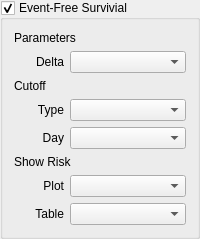
               <widget class="QGroupBox" name="groupBox_event_free_survival">
                <property name="title">
                 <string>Event-Free Survivial</string>
                </property>
                <property name="checkable">
                 <bool>true</bool>
                </property>
                <property name="checked">
                 <bool>true</bool>
                </property>
                <layout class="QVBoxLayout" name="verticalLayout_8">
                 <item>
                  <layout class="QVBoxLayout" name="verticalLayout_9">
                   <item>
                    <widget class="QLabel" name="label_29">
                     <property name="text">
                      <string>Parameters</string>
                     </property>
                    </widget>
                   </item>
                   <item>
                    <layout class="QHBoxLayout" name="horizontalLayout_3">
                     <item>
                      <widget class="QLabel" name="label_27">
                       <property name="minimumSize">
                        <size>
                         <width>50</width>
                         <height>0</height>
                        </size>
                       </property>
                       <property name="maximumSize">
                        <size>
                         <width>50</width>
                         <height>16777215</height>
                        </size>
                       </property>
                       <property name="text">
                        <string>Delta</string>
                       </property>
                       <property name="alignment">
                        <set>Qt::AlignRight|Qt::AlignTrailing|Qt::AlignVCenter</set>
                       </property>
                      </widget>
                     </item>
                     <item>
                      <widget class="QComboBox" name="comboBox_event_free_delta"/>
                     </item>
                    </layout>
                   </item>
                   <item>
                    <widget class="QLabel" name="label_33">
                     <property name="text">
                      <string>Cutoff</string>
                     </property>
                    </widget>
                   </item>
                   <item>
                    <layout class="QHBoxLayout" name="horizontalLayout_20">
                     <item>
                      <widget class="QLabel" name="label_28">
                       <property name="minimumSize">
                        <size>
                         <width>50</width>
                         <height>0</height>
                        </size>
                       </property>
                       <property name="maximumSize">
                        <size>
                         <width>50</width>
                         <height>16777215</height>
                        </size>
                       </property>
                       <property name="text">
                        <string>Type</string>
                       </property>
                       <property name="alignment">
                        <set>Qt::AlignRight|Qt::AlignTrailing|Qt::AlignVCenter</set>
                       </property>
                      </widget>
                     </item>
                     <item>
                      <widget class="QComboBox" name="comboBox_event_free_cutoff"/>
                     </item>
                    </layout>
                   </item>
                   <item>
                    <layout class="QHBoxLayout" name="horizontalLayout_event_free_cutoff_day">
                     <item>
                      <widget class="QLabel" name="label_50">
                       <property name="sizePolicy">
                        <sizepolicy hsizetype="Fixed" vsizetype="Preferred">
                         <horstretch>0</horstretch>
                         <verstretch>0</verstretch>
                        </sizepolicy>
                       </property>
                       <property name="minimumSize">
                        <size>
                         <width>50</width>
                         <height>0</height>
                        </size>
                       </property>
                       <property name="maximumSize">
                        <size>
                         <width>50</width>
                         <height>16777215</height>
                        </size>
                       </property>
                       <property name="text">
                        <string>Day</string>
                       </property>
                       <property name="alignment">
                        <set>Qt::AlignRight|Qt::AlignTrailing|Qt::AlignVCenter</set>
                       </property>
                      </widget>
                     </item>
                     <item>
                      <widget class="QComboBox" name="comboBox_event_free_cutoff_days"/>
                     </item>
                    </layout>
                   </item>
                   <item>
                    <widget class="QLabel" name="label_30">
                     <property name="text">
                      <string>Show Risk</string>
                     </property>
                    </widget>
                   </item>
                   <item>
                    <layout class="QHBoxLayout" name="horizontalLayout_21">
                     <item>
                      <widget class="QLabel" name="label_31">
                       <property name="minimumSize">
                        <size>
                         <width>50</width>
                         <height>0</height>
                        </size>
                       </property>
                       <property name="maximumSize">
                        <size>
                         <width>50</width>
                         <height>16777215</height>
                        </size>
                       </property>
                       <property name="text">
                        <string>Plot</string>
                       </property>
                       <property name="alignment">
                        <set>Qt::AlignRight|Qt::AlignTrailing|Qt::AlignVCenter</set>
                       </property>
                      </widget>
                     </item>
                     <item>
                      <widget class="QComboBox" name="comboBox_event_free_show_risk_plot"/>
                     </item>
                    </layout>
                   </item>
                   <item>
                    <layout class="QHBoxLayout" name="horizontalLayout_25">
                     <item>
                      <widget class="QLabel" name="label_32">
                       <property name="minimumSize">
                        <size>
                         <width>50</width>
                         <height>0</height>
                        </size>
                       </property>
                       <property name="maximumSize">
                        <size>
                         <width>50</width>
                         <height>16777215</height>
                        </size>
                       </property>
                       <property name="text">
                        <string>Table</string>
                       </property>
                       <property name="alignment">
                        <set>Qt::AlignRight|Qt::AlignTrailing|Qt::AlignVCenter</set>
                       </property>
                      </widget>
                     </item>
                     <item>
                      <widget class="QComboBox" name="comboBox_event_free_show_risk_table"/>
                     </item>
                    </layout>
                   </item>
                  </layout>
                 </item>
                </layout>
               </widget>
